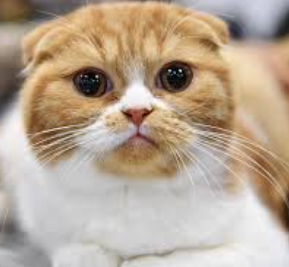
#> input picture Практические занятия/Практическое занятие 7. Обработка изображений/7.4/1.png, 289 x 267 px
$ python main.py
#> lines starting #> are read from the running program, lines starting #| are printed output that depends on the picture
from PIL import Image, ImageDraw, ImageFont


def add_watermark(image_path, watermark_text):
#> called with image_path = '1.png', watermark_text = 'Watermark'
    image = Image.open(image_path).convert("RGBA")
#> image is the input picture: PIL image 289x267 RGBA; mean R, G, B, A 184.8, 167.2, 148.4, 255
    draw = ImageDraw.Draw(image)

    try:
        font = ImageFont.truetype("arial.ttf", 36)
    except IOError:
        font = ImageFont.load_default()

    bbox = draw.textbbox((0, 0), watermark_text, font=font)
#> bbox = (0, 7, 199, 34)
    text_width = bbox[2] - bbox[0]
#> text_width = 199
    text_height = bbox[3] - bbox[1]
#> text_height = 27

    width, height = image.size
#> width = 289; height = 267
    position = (width - text_width - 10, height - text_height - 10)
#> position = (80, 230)

    draw.text(position, watermark_text, font=font, fill=(255, 255, 255, 128))

    image.show()
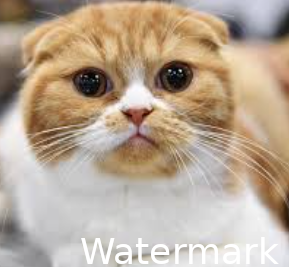
#> shown: PIL image 289x267 RGBA; mean R, G, B, A 185.7, 168.1, 149.4, 252.4; transparent parts drawn white
    image.save(f'watermarked_{image_path}')


images = ['1.png', '2.png', '3.png', '4.png', '5.png']
for image_file in images:
    add_watermark(image_file, "Watermark")
